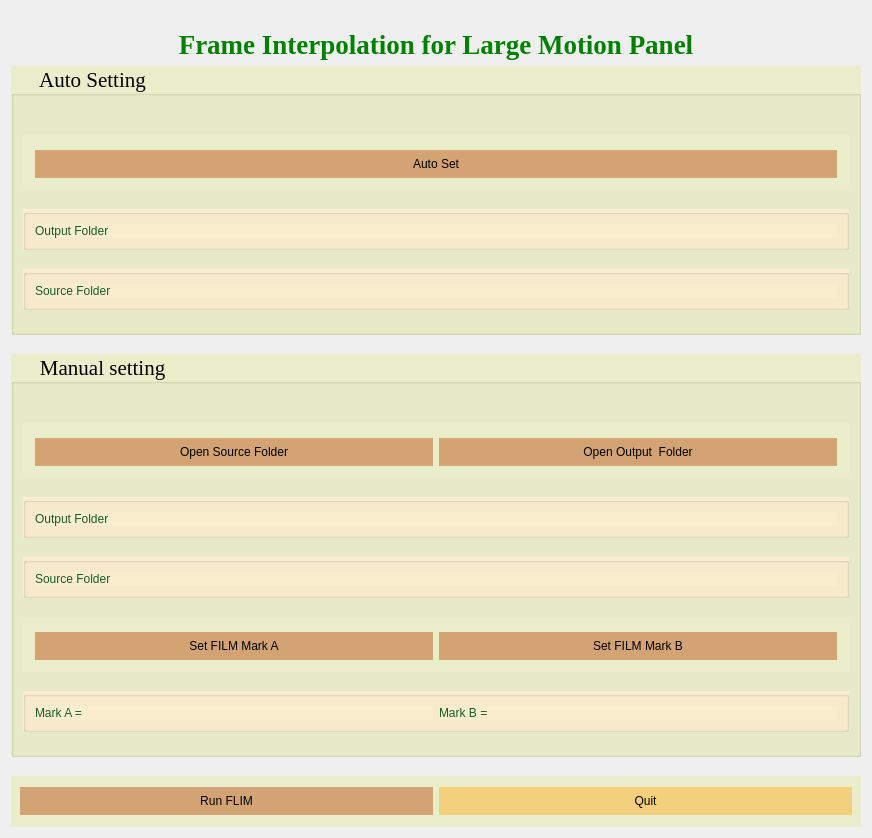
      <widget class="QWidget" name="tab">
       <attribute name="title">
        <string>Google Interpolation</string>
       </attribute>
       <layout class="QVBoxLayout" name="verticalLayout_12">
        <item>
         <widget class="QLabel" name="label_4">
          <property name="font">
           <font>
            <family>Times New Roman</family>
            <pointsize>20</pointsize>
            <weight>75</weight>
            <bold>true</bold>
           </font>
          </property>
          <property name="styleSheet">
           <string notr="true">margin-top: 18px; color: green; font-size: 20pt;</string>
          </property>
          <property name="text">
           <string>Frame Interpolation for Large Motion Panel</string>
          </property>
          <property name="alignment">
           <set>Qt::AlignCenter</set>
          </property>
         </widget>
        </item>
        <item>
         <widget class="QGroupBox" name="groupBox_12">
          <property name="minimumSize">
           <size>
            <width>850</width>
            <height>232</height>
           </size>
          </property>
          <property name="font">
           <font>
            <family>Times New Roman</family>
            <pointsize>16</pointsize>
           </font>
          </property>
          <property name="styleSheet">
           <string notr="true">background-color: #E9EDC9

</string>
          </property>
          <property name="title">
           <string>     Auto Setting</string>
          </property>
          <layout class="QVBoxLayout" name="verticalLayout_8">
           <item>
            <spacer name="verticalSpacer_11">
             <property name="orientation">
              <enum>Qt::Vertical</enum>
             </property>
             <property name="sizeType">
              <enum>QSizePolicy::Fixed</enum>
             </property>
             <property name="sizeHint" stdset="0">
              <size>
               <width>20</width>
               <height>30</height>
              </size>
             </property>
            </spacer>
           </item>
           <item>
            <widget class="QGroupBox" name="groupBox_15">
             <property name="minimumSize">
              <size>
               <width>802</width>
               <height>52</height>
              </size>
             </property>
             <property name="styleSheet">
              <string notr="true">border: 0;</string>
             </property>
             <layout class="QVBoxLayout" name="verticalLayout_10">
              <item>
               <widget class="QPushButton" name="bSrcFolder_6">
                <property name="sizePolicy">
                 <sizepolicy hsizetype="Minimum" vsizetype="Preferred">
                  <horstretch>0</horstretch>
                  <verstretch>0</verstretch>
                 </sizepolicy>
                </property>
                <property name="minimumSize">
                 <size>
                  <width>0</width>
                  <height>28</height>
                 </size>
                </property>
                <property name="styleSheet">
                 <string notr="true">background-color: #D4A373</string>
                </property>
                <property name="text">
                 <string>Auto Set</string>
                </property>
               </widget>
              </item>
             </layout>
            </widget>
           </item>
           <item>
            <spacer name="verticalSpacer_12">
             <property name="orientation">
              <enum>Qt::Vertical</enum>
             </property>
             <property name="sizeType">
              <enum>QSizePolicy::Fixed</enum>
             </property>
             <property name="sizeHint" stdset="0">
              <size>
               <width>20</width>
               <height>13</height>
              </size>
             </property>
            </spacer>
           </item>
           <item>
            <widget class="QGroupBox" name="groupBox_13">
             <property name="minimumSize">
              <size>
               <width>802</width>
               <height>33</height>
              </size>
             </property>
             <property name="styleSheet">
              <string notr="true">background-color: #FAEDCD</string>
             </property>
             <property name="title">
              <string/>
             </property>
             <layout class="QHBoxLayout" name="horizontalLayout_15">
              <item>
               <widget class="QLabel" name="label_11">
                <property name="styleSheet">
                 <string notr="true">color:#155d27;</string>
                </property>
                <property name="text">
                 <string>Output Folder </string>
                </property>
               </widget>
              </item>
             </layout>
            </widget>
           </item>
           <item>
            <spacer name="verticalSpacer_23">
             <property name="orientation">
              <enum>Qt::Vertical</enum>
             </property>
             <property name="sizeType">
              <enum>QSizePolicy::Fixed</enum>
             </property>
             <property name="sizeHint" stdset="0">
              <size>
               <width>20</width>
               <height>13</height>
              </size>
             </property>
            </spacer>
           </item>
           <item>
            <widget class="QGroupBox" name="groupBox_24">
             <property name="minimumSize">
              <size>
               <width>802</width>
               <height>33</height>
              </size>
             </property>
             <property name="styleSheet">
              <string notr="true">background-color: #FAEDCD</string>
             </property>
             <property name="title">
              <string/>
             </property>
             <layout class="QHBoxLayout" name="horizontalLayout_17">
              <item>
               <widget class="QLabel" name="label_20">
                <property name="styleSheet">
                 <string notr="true">color:#155d27;</string>
                </property>
                <property name="text">
                 <string>Source Folder </string>
                </property>
               </widget>
              </item>
             </layout>
            </widget>
           </item>
           <item>
            <spacer name="verticalSpacer_34">
             <property name="orientation">
              <enum>Qt::Vertical</enum>
             </property>
             <property name="sizeType">
              <enum>QSizePolicy::Fixed</enum>
             </property>
             <property name="sizeHint" stdset="0">
              <size>
               <width>20</width>
               <height>13</height>
              </size>
             </property>
            </spacer>
           </item>
          </layout>
         </widget>
        </item>
        <item>
         <spacer name="verticalSpacer_22">
          <property name="orientation">
           <enum>Qt::Vertical</enum>
          </property>
          <property name="sizeType">
           <enum>QSizePolicy::Fixed</enum>
          </property>
          <property name="sizeHint" stdset="0">
           <size>
            <width>20</width>
            <height>13</height>
           </size>
          </property>
         </spacer>
        </item>
        <item>
         <widget class="QGroupBox" name="groupBox_16">
          <property name="minimumSize">
           <size>
            <width>850</width>
            <height>386</height>
           </size>
          </property>
          <property name="font">
           <font>
            <family>Times New Roman</family>
            <pointsize>16</pointsize>
           </font>
          </property>
          <property name="styleSheet">
           <string notr="true">background-color: #E9EDC9

</string>
          </property>
          <property name="title">
           <string>     Manual setting</string>
          </property>
          <layout class="QVBoxLayout" name="verticalLayout_9">
           <item>
            <spacer name="verticalSpacer_24">
             <property name="orientation">
              <enum>Qt::Vertical</enum>
             </property>
             <property name="sizeType">
              <enum>QSizePolicy::Fixed</enum>
             </property>
             <property name="sizeHint" stdset="0">
              <size>
               <width>20</width>
               <height>30</height>
              </size>
             </property>
            </spacer>
           </item>
           <item>
            <widget class="QGroupBox" name="groupBox_17">
             <property name="minimumSize">
              <size>
               <width>802</width>
               <height>52</height>
              </size>
             </property>
             <property name="styleSheet">
              <string notr="true">border: 0;</string>
             </property>
             <layout class="QHBoxLayout" name="horizontalLayout_11">
              <item>
               <widget class="QPushButton" name="bSrcFolder_3">
                <property name="sizePolicy">
                 <sizepolicy hsizetype="Minimum" vsizetype="Preferred">
                  <horstretch>0</horstretch>
                  <verstretch>0</verstretch>
                 </sizepolicy>
                </property>
                <property name="minimumSize">
                 <size>
                  <width>0</width>
                  <height>28</height>
                 </size>
                </property>
                <property name="styleSheet">
                 <string notr="true">background-color: #D4A373</string>
                </property>
                <property name="text">
                 <string>Open Source Folder</string>
                </property>
               </widget>
              </item>
              <item>
               <widget class="QPushButton" name="bOutputFolder_3">
                <property name="sizePolicy">
                 <sizepolicy hsizetype="Minimum" vsizetype="Preferred">
                  <horstretch>0</horstretch>
                  <verstretch>0</verstretch>
                 </sizepolicy>
                </property>
                <property name="minimumSize">
                 <size>
                  <width>0</width>
                  <height>28</height>
                 </size>
                </property>
                <property name="styleSheet">
                 <string notr="true">background-color: #D4A373</string>
                </property>
                <property name="text">
                 <string>Open Output  Folder</string>
                </property>
               </widget>
              </item>
             </layout>
            </widget>
           </item>
           <item>
            <spacer name="verticalSpacer_25">
             <property name="orientation">
              <enum>Qt::Vertical</enum>
             </property>
             <property name="sizeType">
              <enum>QSizePolicy::Fixed</enum>
             </property>
             <property name="sizeHint" stdset="0">
              <size>
               <width>20</width>
               <height>13</height>
              </size>
             </property>
            </spacer>
           </item>
           <item>
            <widget class="QGroupBox" name="groupBox_18">
             <property name="minimumSize">
              <size>
               <width>802</width>
               <height>33</height>
              </size>
             </property>
             <property name="styleSheet">
              <string notr="true">background-color: #FAEDCD</string>
             </property>
             <property name="title">
              <string/>
             </property>
             <layout class="QHBoxLayout" name="horizontalLayout_18">
              <item>
               <widget class="QLabel" name="label_12">
                <property name="styleSheet">
                 <string notr="true">color:#155d27;</string>
                </property>
                <property name="text">
                 <string>Output Folder </string>
                </property>
               </widget>
              </item>
             </layout>
            </widget>
           </item>
           <item>
            <spacer name="verticalSpacer_35">
             <property name="orientation">
              <enum>Qt::Vertical</enum>
             </property>
             <property name="sizeType">
              <enum>QSizePolicy::Fixed</enum>
             </property>
             <property name="sizeHint" stdset="0">
              <size>
               <width>20</width>
               <height>13</height>
              </size>
             </property>
            </spacer>
           </item>
           <item>
            <widget class="QGroupBox" name="groupBox_25">
             <property name="minimumSize">
              <size>
               <width>802</width>
               <height>33</height>
              </size>
             </property>
             <property name="styleSheet">
              <string notr="true">background-color: #FAEDCD</string>
             </property>
             <property name="title">
              <string/>
             </property>
             <layout class="QHBoxLayout" name="horizontalLayout_19">
              <item>
               <widget class="QLabel" name="label_21">
                <property name="styleSheet">
                 <string notr="true">color:#155d27;</string>
                </property>
                <property name="text">
                 <string>Source Folder </string>
                </property>
               </widget>
              </item>
             </layout>
            </widget>
           </item>
           <item>
            <spacer name="verticalSpacer_26">
             <property name="orientation">
              <enum>Qt::Vertical</enum>
             </property>
             <property name="sizeType">
              <enum>QSizePolicy::Fixed</enum>
             </property>
             <property name="sizeHint" stdset="0">
              <size>
               <width>20</width>
               <height>13</height>
              </size>
             </property>
            </spacer>
           </item>
           <item>
            <widget class="QGroupBox" name="groupBox_19">
             <property name="minimumSize">
              <size>
               <width>802</width>
               <height>52</height>
              </size>
             </property>
             <property name="styleSheet">
              <string notr="true">border: 0;</string>
             </property>
             <layout class="QHBoxLayout" name="horizontalLayout_20">
              <item>
               <widget class="QPushButton" name="bSrcFolder_7">
                <property name="sizePolicy">
                 <sizepolicy hsizetype="Minimum" vsizetype="Preferred">
                  <horstretch>0</horstretch>
                  <verstretch>0</verstretch>
                 </sizepolicy>
                </property>
                <property name="minimumSize">
                 <size>
                  <width>0</width>
                  <height>28</height>
                 </size>
                </property>
                <property name="styleSheet">
                 <string notr="true">background-color: #D4A373</string>
                </property>
                <property name="text">
                 <string>Set FILM Mark A</string>
                </property>
               </widget>
              </item>
              <item>
               <widget class="QPushButton" name="bOutputFolder_5">
                <property name="sizePolicy">
                 <sizepolicy hsizetype="Minimum" vsizetype="Preferred">
                  <horstretch>0</horstretch>
                  <verstretch>0</verstretch>
                 </sizepolicy>
                </property>
                <property name="minimumSize">
                 <size>
                  <width>0</width>
                  <height>28</height>
                 </size>
                </property>
                <property name="styleSheet">
                 <string notr="true">background-color: #D4A373</string>
                </property>
                <property name="text">
                 <string>Set FILM Mark B</string>
                </property>
               </widget>
              </item>
             </layout>
            </widget>
           </item>
           <item>
            <spacer name="verticalSpacer_27">
             <property name="orientation">
              <enum>Qt::Vertical</enum>
             </property>
             <property name="sizeType">
              <enum>QSizePolicy::Fixed</enum>
             </property>
             <property name="sizeHint" stdset="0">
              <size>
               <width>20</width>
               <height>13</height>
              </size>
             </property>
            </spacer>
           </item>
           <item>
            <widget class="QGroupBox" name="groupBox_20">
             <property name="minimumSize">
              <size>
               <width>802</width>
               <height>36</height>
              </size>
             </property>
             <property name="styleSheet">
              <string notr="true">background-color: #FAEDCD</string>
             </property>
             <layout class="QHBoxLayout" name="horizontalLayout_22">
              <item>
               <widget class="QLabel" name="tGPENMarkA_2">
                <property name="styleSheet">
                 <string notr="true">color:#155d27;</string>
                </property>
                <property name="text">
                 <string>Mark A =</string>
                </property>
               </widget>
              </item>
              <item>
               <widget class="QLabel" name="tMarkGPENB_2">
                <property name="styleSheet">
                 <string notr="true">color:#155d27;</string>
                </property>
                <property name="text">
                 <string>Mark B =</string>
                </property>
               </widget>
              </item>
             </layout>
            </widget>
           </item>
           <item>
            <spacer name="verticalSpacer_28">
             <property name="orientation">
              <enum>Qt::Vertical</enum>
             </property>
             <property name="sizeType">
              <enum>QSizePolicy::Fixed</enum>
             </property>
             <property name="sizeHint" stdset="0">
              <size>
               <width>20</width>
               <height>13</height>
              </size>
             </property>
            </spacer>
           </item>
          </layout>
         </widget>
        </item>
        <item>
         <spacer name="verticalSpacer_29">
          <property name="orientation">
           <enum>Qt::Vertical</enum>
          </property>
          <property name="sizeType">
           <enum>QSizePolicy::Fixed</enum>
          </property>
          <property name="sizeHint" stdset="0">
           <size>
            <width>20</width>
            <height>13</height>
           </size>
          </property>
         </spacer>
        </item>
        <item>
         <widget class="QGroupBox" name="groupBox_21">
          <property name="minimumSize">
           <size>
            <width>850</width>
            <height>51</height>
           </size>
          </property>
          <property name="styleSheet">
           <string notr="true">background-color: #E9EDC9;border: 0;</string>
          </property>
          <layout class="QHBoxLayout" name="horizontalLayout_21">
           <item>
            <widget class="QPushButton" name="bRunFirst_3">
             <property name="minimumSize">
              <size>
               <width>0</width>
               <height>28</height>
              </size>
             </property>
             <property name="styleSheet">
              <string notr="true">background-color: #D4A373</string>
             </property>
             <property name="text">
              <string>Run FLIM</string>
             </property>
            </widget>
           </item>
           <item>
            <widget class="QPushButton" name="bQuit_3">
             <property name="minimumSize">
              <size>
               <width>0</width>
               <height>28</height>
              </size>
             </property>
             <property name="styleSheet">
              <string notr="true">margin-top: 0px; padding: 0px; background-color: #f3d17c;</string>
             </property>
             <property name="text">
              <string>Quit</string>
             </property>
            </widget>
           </item>
          </layout>
         </widget>
        </item>
       </layout>
      </widget>
